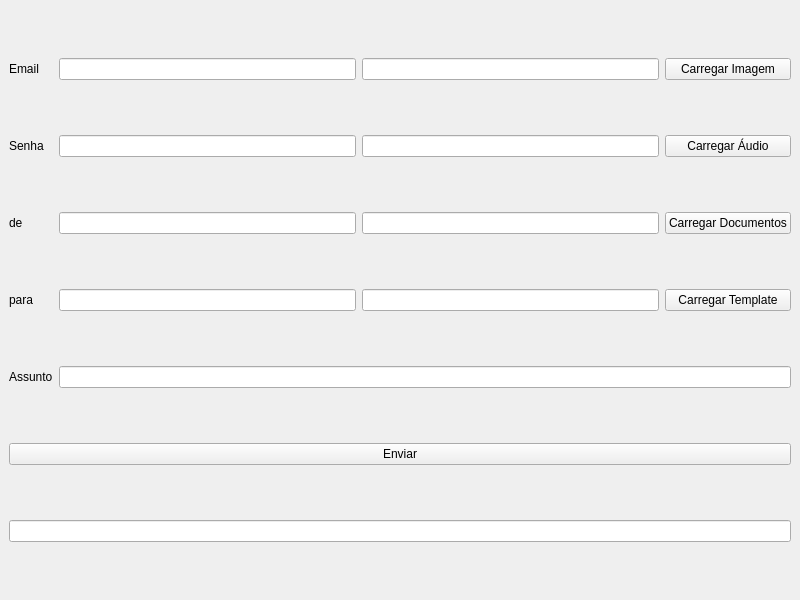
<?xml version="1.0" encoding="UTF-8"?>
<ui version="4.0">
 <class>MainWindow</class>
 <widget class="QMainWindow" name="MainWindow">
  <property name="geometry">
   <rect>
    <x>0</x>
    <y>0</y>
    <width>800</width>
    <height>600</height>
   </rect>
  </property>
  <property name="windowTitle">
   <string>Envia Email</string>
  </property>
  <widget class="QWidget" name="centralwidget">
   <layout class="QGridLayout" name="gridLayout">
    <item row="2" column="3">
     <widget class="QPushButton" name="btnDocumentos">
      <property name="text">
       <string>Carregar Documentos</string>
      </property>
     </widget>
    </item>
    <item row="1" column="2">
     <widget class="QLineEdit" name="inputAudio"/>
    </item>
    <item row="3" column="2">
     <widget class="QLineEdit" name="inputTemplate"/>
    </item>
    <item row="1" column="0">
     <widget class="QLabel" name="label_2">
      <property name="text">
       <string>Senha</string>
      </property>
     </widget>
    </item>
    <item row="3" column="3">
     <widget class="QPushButton" name="btnTemplate">
      <property name="text">
       <string>Carregar Template</string>
      </property>
     </widget>
    </item>
    <item row="0" column="2">
     <widget class="QLineEdit" name="inputImagem"/>
    </item>
    <item row="2" column="2">
     <widget class="QLineEdit" name="inputDocumentos"/>
    </item>
    <item row="0" column="1">
     <widget class="QLineEdit" name="inputEmail"/>
    </item>
    <item row="2" column="0">
     <widget class="QLabel" name="label_3">
      <property name="text">
       <string>de</string>
      </property>
     </widget>
    </item>
    <item row="0" column="3">
     <widget class="QPushButton" name="btnImagem">
      <property name="text">
       <string>Carregar Imagem</string>
      </property>
     </widget>
    </item>
    <item row="0" column="0">
     <widget class="QLabel" name="label">
      <property name="text">
       <string>Email</string>
      </property>
     </widget>
    </item>
    <item row="3" column="1">
     <widget class="QLineEdit" name="inputPara"/>
    </item>
    <item row="1" column="3">
     <widget class="QPushButton" name="btnAudio">
      <property name="text">
       <string>Carregar Áudio</string>
      </property>
     </widget>
    </item>
    <item row="2" column="1">
     <widget class="QLineEdit" name="inputDe"/>
    </item>
    <item row="3" column="0">
     <widget class="QLabel" name="label_4">
      <property name="text">
       <string>para</string>
      </property>
     </widget>
    </item>
    <item row="1" column="1">
     <widget class="QLineEdit" name="inputSenha"/>
    </item>
    <item row="4" column="0">
     <widget class="QLabel" name="label_5">
      <property name="text">
       <string>Assunto</string>
      </property>
     </widget>
    </item>
    <item row="5" column="0" colspan="4">
     <widget class="QPushButton" name="btnEnviar">
      <property name="text">
       <string>Enviar</string>
      </property>
     </widget>
    </item>
    <item row="6" column="0" colspan="4">
     <widget class="QLineEdit" name="resposta"/>
    </item>
    <item row="4" column="1" colspan="3">
     <widget class="QLineEdit" name="inputAssunto"/>
    </item>
   </layout>
  </widget>
 </widget>
 <resources/>
 <connections/>
</ui>
